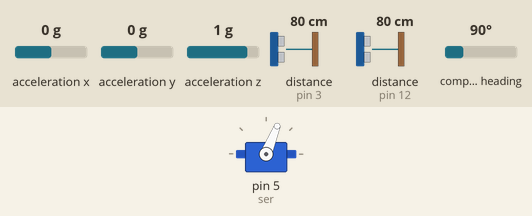
Bench run of a sketch on a simulated Arduino Uno, built with avr-gcc and run on an emulated ATmega328P. On the bench: servo. Wiring (inferred from the names in the program): 2 × ultrasonic range finder: trigger pin 4, echo pin 3 / trigger pin 11, echo pin 12. The inputs (shaded band) are chosen by the test bench; at power-on: distance to the obstacle (sensors on pin 3, pin 12) 80 cm, acceleration x 0 g, acceleration y 0 g, acceleration z 1 g, compass heading 90°. The echo pulse lasts 58.3 µs per cm; what the sketch prints to the serial monitor is not drawn.

Above: at 2.3 s.
2.4 s: distance to the obstacle (sensor on pin 3) set to 12 cm
5.4 s: distance to the obstacle (sensor on pin 3) set to 9 cm
At 6.6 s:
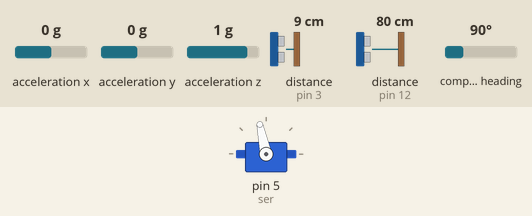
6.9 s: distance to the obstacle (sensor on pin 3) set to 18 cm
At 8.1 s:
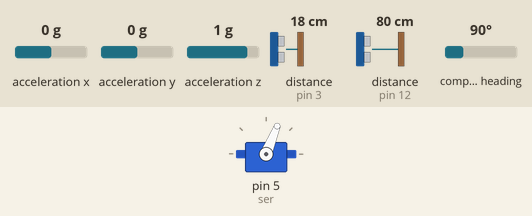
8.4 s: distance to the obstacle (sensor on pin 12) set to 4 cm
11.4 s: distance to the obstacle (sensor on pin 3) set to 2 cm
At 12.7 s:
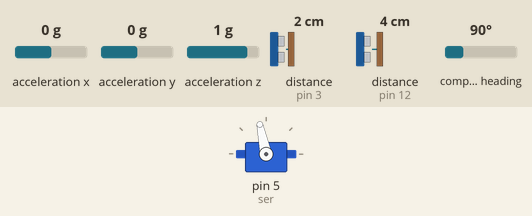
13.0 s: distance to the obstacle (sensor on pin 12) set to 60 cm
Timing chart, 0 to 16.0 s (numbered marks = the images above; inputs shaded):
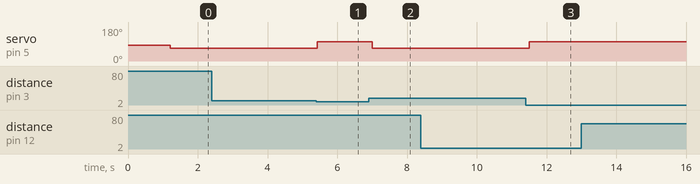

Measured:
- the behaviour switches between 11 and 10 cm on distance to the obstacle (sensor on pin 3) (found by bisection; images 0 and 1)
- after the input at 5.4 s, servo on pin 5 (ser): 68° → 102° at once
- after the input at 6.9 s, servo on pin 5 (ser): 102° → 68° after 0.10 s
- after the input at 8.4 s, every drawn part: stays the same
- after the input at 11.4 s, servo on pin 5 (ser): 68° → 102° after 0.10 s
- after the input at 13.0 s, every drawn part: stays the same

The sketch:

X_Y_Z_Encoder_Servo.ino
```cpp
#include <Servo.h>
#include <Wire.h>
#include <Adafruit_Sensor.h>
#include <Adafruit_BNO055.h>
#include <utility/imumaths.h>

#define BNO055_SAMPLERATE_DELAY_MS (100)
Adafruit_BNO055 bno = Adafruit_BNO055(55);

double angle = 90;
double angle1=90;
int lcountl = 0, lcountr = 0;
#define trigPin 4
#define echoPin 3
#define trigPin1 11
#define echoPin1 12
int En1A = 8;
int En1B = 9;
int En2A = 7;
int En2B = 6;
int lcountL,lcountR;
volatile int count1 = 0;
volatile int count2 = 0;

double pi = 3.14159271, wheelDiameter = 74, trackWidth =432 , countsPerRevolution = 1000;
double  Distance = 0, radiansPerCount = 0.006283, countsPerRotation = 0, Heading = 0, X = 0, Y = 0, tHeading = 0, absHead = 0;
float thetaD = 55;
double distancePerCount = 0.2356;
int z = 0;
int q = 7;
int w = 6;
int e = 9;
int r = 8;
#define ser 5
int pos = 0;
int flag = 0;
int ls = 60 ;
int rs = 120 ;
int pn = ls;
int t = 123;
int k = 0, count;
volatile int countL = 0;//4100 6000 4000
volatile int countR = 0;
Servo steer;

void setup()
{
  pinMode(q, INPUT_PULLUP);
  pinMode(w, INPUT_PULLUP);
  pinMode(e, INPUT_PULLUP);
  pinMode(r, INPUT_PULLUP);
  Serial.begin(115200);
  attachInterrupt(digitalPinToInterrupt(6), doEncoder1, RISING);
  attachInterrupt(digitalPinToInterrupt(8), doEncoder2, RISING);
  pinMode(trigPin, OUTPUT);
  pinMode(echoPin, INPUT);
  pinMode(trigPin1, OUTPUT);
  pinMode(echoPin1, INPUT);
  pinMode(ser, OUTPUT);
  steer.attach(5);
 // while(countL<3000&&countR<3000)
  steer.write(83);//calibrating to actual 90

//  Serial.begin(9600);
  Serial.println("");
  Serial.println("Orientation Sensor Test");
  Serial.println("");
  if(!bno.begin())
  {
    Serial.print("Error!");
    while(1);
  }

  delay(1000);
//  displaySensorDetails();
//  displaySensorStatus();
  bno.setExtCrystalUse(true);
  delay(100);
}
void doEncoder1()
{
  if (digitalRead(7))
    countR++;
  else
    countR--;
}

void doEncoder2()
{
  if (digitalRead(9))
    countL--;
  else
    countL++;
}

//void displaySensorStatus(void)
//{
//  uint8_t system_status, self_test_results, system_error;
//  system_status = self_test_results = system_error = 0;
//  bno.getSystemStatus(&system_status, &self_test_results, &system_error);
//  Serial.println("");
//  Serial.print("System Status: 0x");
//  Serial.println(system_status, HEX);
//  Serial.print("Self Test:     0x");
//  Serial.println(self_test_results, HEX);
//  Serial.print("System Error:  0x");
//  Serial.println(system_error, HEX);
//  Serial.println("");
//  delay(500);
//}
//
//void displayCalStatus(void)
//{
//  uint8_t system, gyro, accel, mag;
//  system = gyro = accel = mag = 0;
//  bno.getCalibration(&system, &gyro, &accel, &mag);
//  Serial.print("\t");
////  if (!system)
////  {
////    Serial.print("! ");
////  }
////  Serial.print("Sys:");
////  Serial.print(system, DEC);
////  Serial.print(" G:");
////  Serial.print(gyro, DEC);
////  Serial.print(" A:");
////  Serial.print(accel, DEC);
////  Serial.print(" M:");
////  Serial.print(mag, DEC);
//}

void loop()
{
  // Serial.print(digitalRead(q));
  // Serial.print(digitalRead(w));
  // Serial.print(" ");
  // Serial.print(digitalRead(e));
  // Serial.print(digitalRead(r));
  // Serial.println();
  //if (count<6)
  //{
  ////Serial.print(countL);Serial.print(" ");Serial.println(countR);

  sensors_event_t event;
  bno.getEvent(&event);

  Serial.print("X - Horizontal: ");
  Serial.print(event.orientation.x, 4);
  Serial.print("\tY - Vertical: ");
  Serial.print(event.orientation.y, 4);
  Serial.print("\tZ - Twist: ");
  Serial.print(event.orientation.z, 4);
  Serial.print(" ");
  delay(100);

  long duration, distance;
  digitalWrite(trigPin, LOW);
  delayMicroseconds(2);
  digitalWrite(trigPin, HIGH);
  delayMicroseconds(10);
  digitalWrite(trigPin, LOW);
  duration = pulseIn(echoPin, HIGH);
  distance = (duration / 2) / 29.1;//loop dis
  long duration1, distance1;
  digitalWrite(trigPin1, LOW);
  delayMicroseconds(2);
  digitalWrite(trigPin1, HIGH);
  delayMicroseconds(10);
  digitalWrite(trigPin1, LOW);
  duration1 = pulseIn(echoPin1, HIGH);
  distance1 = (duration1 / 2) / 29.1;//loop dis
  angle=(countL-countR)/43.4;
  //while (lcountl - countL == 0 && lcountr - countR == 0);

//   Distance = ((countL + countR) / 2) * distancePerCount;
//  //countsPerRotation = (trackWidth / wheelDiameter) * countsPerRevolution;
//  Heading = (countL - countR )* radiansPerCount;
//   Y = Distance * cos(Heading);
//  X = Distance * sin(Heading);
//  tHeading = (Heading * 180 / 3.1415927);


  int l=distance1;
  int r=distance;

//angle=(countL-countR)/43.2;
//angle1=atan((lcountL-Y)/(lcountR-X));
Serial.print("L: ");
Serial.print(countL);
Serial.print(" R: ");
Serial.print(countR);
Serial.print(" Dist1: ");
Serial.print(distance);
Serial.print(" Dist2: ");
Serial.print(distance1);
Serial.print(" Angle: ");
Serial.print(angle);
Serial.print(" Y: ");
Serial.print(Y);
Serial.print(" X: ");
Serial.println(X);
//Serial.print(" AngleRad: ");
//Serial.println(angle1*180/PI);

if(l<10)
steer.write(85-17);
else
steer.write(85+17);

if(r<10)
steer.write(85+17);
else
steer.write(85-17);

if(countL>25410&&countR>25460&&k==0)
  {steer.write(85-60);delay(1000);
  k=1;
while(angle<72)
steer.write(85);
  }

lcountL=Y;
lcountR=X;

}
```
